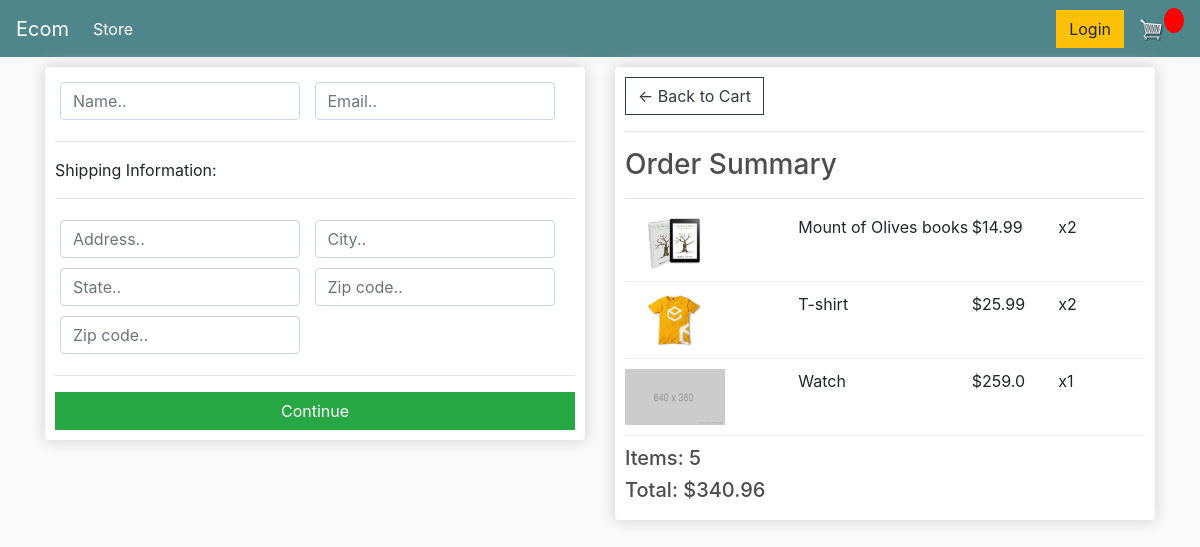
Screenshot of /checkout/ (signed in) with the database file from the repository.
### store/models.py (models this page shows, shortened)
class OrderItem(models.Model):
    product = models.ForeignKey(Product, on_delete=models.SET_NULL, blank=True, null=True)
    order = models.ForeignKey(Order, on_delete=models.SET_NULL, blank=True, null=True)
    quantity = models.IntegerField(default=0, null=True, blank=True)
    date_added = models.DateTimeField(auto_now_add=True)
    @property
    def get_product_total(self):
        return self.product.price * self.quantity

class Product(models.Model):
    name = models.CharField(max_length=200)
    price = models.FloatField()
    digital = models.BooleanField(default=False, null=True, blank=True)
    image = models.ImageField(null=True, blank=True)
    @property
    def get_image(self):
        if self.image:
            url =  self.image.url
        else:
            url = "http://127.0.0.1:8000/images/placeholder.png"
        return  url

class Order(models.Model):
    customer = models.ForeignKey(Customer, on_delete=models.SET_NULL, null=True, blank=True)
    date_ordered = models.DateTimeField(auto_now_add=True)
    complete = models.BooleanField(default=False)
    transaction_id = models.CharField(max_length=100, null=True)
    @property
    def get_cart_total(self):
        order_items = self.orderitem_set.all()
        return sum([item.get_product_total for item in order_items])
    @property
    def get_total_quantity(self):
        order_items = self.orderitem_set.all()
        return sum([item.quantity for item in order_items])

### store/views.py (the view)
# urls.py: path("checkout/", views.checkout, name="checkout")
def checkout(request):
    if request.user.is_authenticated:
        customer = request.user.customer
        order, created = Order.objects.get_or_create(customer=customer, complete=False)
        items = order.orderitem_set.all()
    else:
        items = []
        order = {}
    context = {"items": items, "order": order}
    return render(request, 'store/checkout.html', context)

### templates/store/checkout.html (shortened to what this page needs)
{% extends 'store/main.html' %}
{% load static %}
{% block content %}
     <div class="row">
		<div class="col-lg-6">
			<div class="box-element" id="form-wrapper">
				<form id="form">
					<div id="user-info">
						<div class="form-field">
							<input required class="form-control" type="text" name="name" placeholder="Name..">
						</div>
						<div class="form-field">
							<input required class="form-control" type="email" name="email" placeholder="Email..">
						</div>
					</div>
					<div id="shipping-info">
						<hr>
						<p>Shipping Information:</p>
						<hr>
						<div class="form-field">
							<input class="form-control" type="text" name="address" placeholder="Address..">
						</div>
						<div class="form-field">
							<input class="form-control" type="text" name="city" placeholder="City..">
						</div>
						<div class="form-field">
							<input class="form-control" type="text" name="state" placeholder="State..">
						</div>
						<div class="form-field">
							<input class="form-control" type="text" name="zipcode" placeholder="Zip code..">
						</div>
						<div class="form-field">
							<input class="form-control" type="text" name="country" placeholder="Zip code..">
						</div>
					</div>
					<hr>
					<input id="form-button" class="btn btn-success btn-block" type="submit" value="Continue">
				</form>
			</div>
			<br>
		</div>
		<div class="col-lg-6">
			<div class="box-element">
				<a  class="btn btn-outline-dark" href="{% url 'cart' %}">&#x2190; Back to Cart</a>
				<hr>
				<h3>Order Summary</h3>
				<hr>
				{% for item in items %}
				<div class="cart-row">
					<div style="flex:2"><img class="row-image" src="{{item.product.get_image}}"></div>
					<div style="flex:2"><p>{{item.product.name}}</p></div>
					<div style="flex:1"><p>${{item.product.price}}</p></div>
					<div style="flex:1"><p>x{{item.quantity}}</p></div>
				</div>
				{% endfor %}
				<h5>Items:   {{order.get_total_quantity}}</h5>
				<h5>Total:   ${{order.get_cart_total|floatformat:2}}</h5>
			</div>
		</div>
	</div>
{% endblock content %}

### static/main.css (style rules this page uses)
body { background-color: hsl(0, 0%, 98%); }
h1,h2,h3,h4,h5,h6 { color:hsl(0, 0%, 30%); }
.box-element { box-shadow:hsl(0, 0%, 80%) 0 0 16px; background-color: #fff; border-radius: 4px; padding: 10px; }
.col-lg-4, .col-lg-6, .col-lg-8, .col-lg-12 { margin-top: 10px; }
.btn { border-radius: 0; }
.row-image { width: 100px; }
.form-field { width:250px; display: inline-block; padding: 5px; }
.cart-row { display: flex; align-items: flex-stretch; padding-bottom: 10px; margin-bottom: 10px; border-bottom: 1px solid #ececec; }

### rows the page displays
OrderItem: product.get_image (picture), product.name "Mount of Olives books", product.price "14.99", quantity "2"
OrderItem: product.get_image (picture), product.name "T-shirt", product.price "25.99", quantity "2"
OrderItem: shows a picture, product.name "Watch", product.price "259.0", quantity "1"
Order: get_total_quantity "5", get_cart_total "340.96"
